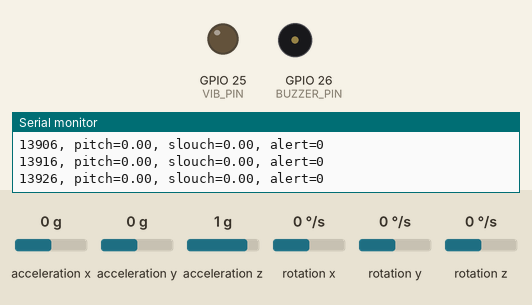
Recording of a sketch running on a simulated ESP32. Shown: output pins drawn as LEDs (lit = HIGH), buzzer (waves = sounding, pin HIGH), the last lines printed to the serial monitor. The test bench sets the inputs (shaded band); at power-on: acceleration y 0 g, acceleration x 0 g, acceleration z 1 g, rotation x 0 °/s, rotation y 0 °/s, rotation z 0 °/s. WiFi joins after 1.5 s; servers stay silent unless stated; uploads are accepted with an empty reply.

Above: at 14.1 s.
14.2 s: acceleration y set to 0.2 g
At 16.9 s:
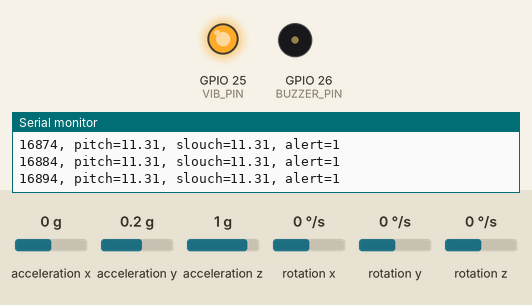
17.2 s: acceleration y set to -1.4 g
At 18.4 s:
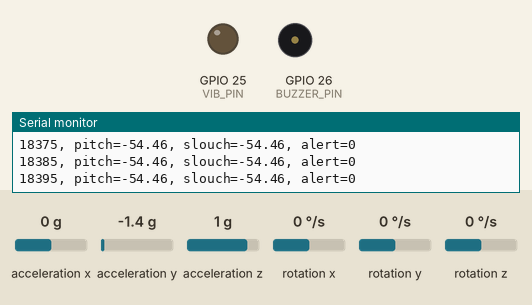
18.7 s: acceleration y set to 0.8 g
At 20.55 s:
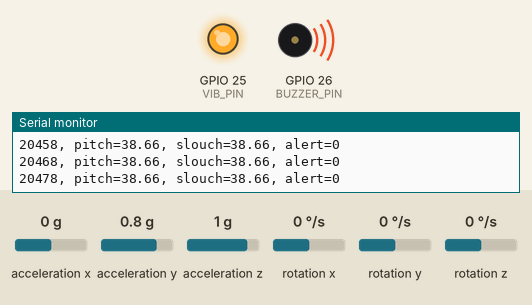
Timing chart, 0 to 22.1 s (numbered marks = the images above; inputs shaded):
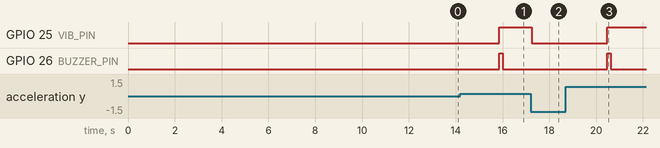

Measured:
- the behaviour switches between 0 and 0.1 g on acceleration y (found by bisection; images 0 and 1)
- after the input at 14.2 s, GPIO 25 (VIB_PIN): LOW → HIGH after 1.7 s; GPIO 26 (BUZZER_PIN): LOW → HIGH after 1.7 s, → LOW 0.15 s later
- after the input at 17.2 s, GPIO 25 (VIB_PIN): HIGH → LOW after 0.06 s
- after the input at 18.7 s, GPIO 25 (VIB_PIN): LOW → HIGH after 1.8 s; GPIO 26 (BUZZER_PIN): LOW → HIGH after 1.8 s, → LOW 0.15 s later

The sketch:

posture_monitor.ino
```cpp
// Posture & Spine Health Monitor
// ESP32 + MPU6050 + vibration motor + buzzer
// Auto-calibrates at startup (sit straight while it says "Calibrating")

#include <Wire.h>
#include <MPU6050_tockn.h>

MPU6050 mpu(Wire);

// ---------- Optional WiFi / HTTP POST settings ----------
// To enable posting telemetry to your Flask server, set ENABLE_WIFI_POST to 1
// and configure SSID/PASS and SERVER_URL below. Keep disabled if using USB Serial only.
#define ENABLE_WIFI_POST 1

#if ENABLE_WIFI_POST
#include <WiFi.h>
#include <HTTPClient.h>
const char* WIFI_SSID = "realme 9i";
const char* WIFI_PASS = "t2rt2fm9";
const char* SERVER_URL = "http://10.79.110.224:5000/api/hardware_update"; // PC local IP
unsigned long lastPostMs = 0;
const unsigned long POST_INTERVAL_MS = 500; // post every 500 ms
#endif

// === Pin assignments ===
const int SDA_PIN      = 21;
const int SCL_PIN      = 22;
const int VIB_PIN      = 25;  // Motor driver (BJT base via 1k)
const int BUZZER_PIN   = 26;  // Active buzzer (direct or via driver)

// === Sampling & posture parameters ===
const float SAMPLE_HZ        = 100.0f;          // 100 samples per second
const unsigned long DT_MS    = 1000 / SAMPLE_HZ;

const int   CAL_SAMPLES      = 500;             // ~5 seconds at 100 Hz
const float WARN_ANGLE_DEG   = 2.0f;            // soft warning threshold
const float ALERT_ANGLE_DEG  = 4.0f;           // strong slouch alert
const float HYSTERESIS_DEG   = 2.0f;            // to prevent flicker
const int   HOLD_MS          = 1500;            // must slouch this long to alert

// Moving average filter window for smoother angle (0.3–0.5 s)
const int   SMOOTH_WINDOW    = 40;              // 40 samples @ 100 Hz = 0.4 s

// === Globals ===
float baselinePitch = 0.0f;
bool  calibrated    = false;

// Circular buffer for smoothing
float smoothBuf[SMOOTH_WINDOW];
int   smoothIndex = 0;
int   smoothCount = 0;

// State for timing & alert logic
unsigned long lastSampleMs = 0;
unsigned long slouchStartMs = 0;
bool alertActive = false;

// -------- Helper: moving average filter --------
float smooth(float x) {
  smoothBuf[smoothIndex] = x;
  smoothIndex = (smoothIndex + 1) % SMOOTH_WINDOW;
  if (smoothCount < SMOOTH_WINDOW) smoothCount++;

  float sum = 0.0f;
  for (int i = 0; i < smoothCount; i++) {
    sum += smoothBuf[i];
  }
  return sum / smoothCount;
}

// -------- Calibration: user sits straight for a few seconds --------
void calibrateBaseline() {
  Serial.println("\n=== Calibration ===");
  Serial.println("Sit/stand straight and do NOT move for ~5 seconds...");
  delay(1000);

  float sumPitch = 0.0f;

  for (int i = 0; i < CAL_SAMPLES; i++) {
    mpu.update();

    // mpu.getAngleX() is usually the pitch (depends on lib orientation)
    // If you find it inverted in tests, multiply by -1.
    float pitch = mpu.getAngleX();

    sumPitch += pitch;

    delay(DT_MS);
  }

  baselinePitch = sumPitch / CAL_SAMPLES;
  calibrated = true;

  // Serial.print("Baseline pitch = ");
  // Serial.print(baselinePitch);
  // Serial.println(" deg");
  // Serial.println("Calibration done. Start moving normally.\n");
}

// -------- Alert helpers --------
void motorOn() {
  digitalWrite(VIB_PIN, HIGH);
}

void motorOff() {
  digitalWrite(VIB_PIN, LOW);
}

void buzzerBeep(int ms) {
  digitalWrite(BUZZER_PIN, HIGH);
  delay(ms);
  digitalWrite(BUZZER_PIN, LOW);
}

// -------- Arduino setup --------
void setup() {
  Serial.begin(115200);
  delay(1000);

#if ENABLE_WIFI_POST
  Serial.println("WiFi POST enabled — attempting to connect...");
  WiFi.begin(WIFI_SSID, WIFI_PASS);
  unsigned long start = millis();
  while (WiFi.status() != WL_CONNECTED && millis() - start < 10000) {
    Serial.print('.');
    delay(500);
  }

  if (WiFi.status() == WL_CONNECTED) {
    Serial.println();
    Serial.print("WiFi connected. Local IP: ");
    Serial.println(WiFi.localIP());
    Serial.print("Posting telemetry to: ");
    Serial.println(SERVER_URL);
  } else {
    Serial.println();
    Serial.println("WiFi connect failed — falling back to Serial-only output.");
  }
#else
  Serial.println("WiFi POST disabled. Telemetry will be printed to Serial only.");
#endif

  // I2C + IMU init
  Wire.begin(SDA_PIN, SCL_PIN);
  mpu.begin();
  // This library does internal calibration, keep the board still
  // Serial.println("MPU6050 init, calculating gyro offsets..."); // Keep output clean
  mpu.calcGyroOffsets(true);
  delay(500);

  // Pins
  pinMode(VIB_PIN, OUTPUT);
  pinMode(BUZZER_PIN, OUTPUT);
  motorOff();
  digitalWrite(BUZZER_PIN, LOW);

  // Start with empty smoothing buffer
  for (int i = 0; i < SMOOTH_WINDOW; i++) smoothBuf[i] = 0.0f;

  // Auto calibration on startup
  calibrateBaseline();

  lastSampleMs = millis();
}

// -------- Arduino loop --------
void loop() {
  unsigned long now = millis();
  if (now - lastSampleMs < DT_MS) {
    return;  // wait until next sample time
  }
  lastSampleMs = now;

  // Read IMU
  mpu.update();

  // Using getAngleX() as pitch; adjust if needed in testing
  float pitch = mpu.getAngleX(); // degrees
  float slouchRaw = pitch - baselinePitch;   // +ve when leaning forward (depending on orientation)
  float slouch = smooth(slouchRaw);          // smoothed angle

  // --- Debug output for Serial Plotter (original Arduino IDE output) ---
  Serial.print(now);
  Serial.print(", pitch=");
  Serial.print(pitch, 2);
  Serial.print(", slouch=");
  Serial.print(slouch, 2);
  Serial.print(", alert=");
  Serial.println(alertActive ? 1 : 0);

  // --- HTTP POST to Flask server (if enabled) ---
#if ENABLE_WIFI_POST
  if (WiFi.status() == WL_CONNECTED && millis() - lastPostMs >= POST_INTERVAL_MS) {
    lastPostMs = millis();

      // Build JSON payload for server
      char jsonPayload[256];
      snprintf(jsonPayload, sizeof(jsonPayload),
           "{\"pitch\":%.2f,\"slouch\":%.2f,\"alert\":%d,\"connected\":true}",
           pitch, slouch, alertActive ? 1 : 0);

    HTTPClient http;
    http.begin(SERVER_URL);
    http.addHeader("Content-Type", "application/json");
    int httpCode = http.POST((uint8_t*)jsonPayload, strlen(jsonPayload));

    if (httpCode == 200) {
      // Success - silent to keep Serial output clean for Arduino IDE monitoring
    } else {
      Serial.print("Server POST error: ");
      Serial.println(httpCode);
    }
    http.end();
  }
#endif

  // --- Posture logic ---

  // Soft warning region
  if (!alertActive && slouch > WARN_ANGLE_DEG && slouch < ALERT_ANGLE_DEG) {
    // Optional: short buzz or quick motor tick
    // motorOn(); delay(50); motorOff();
  }

  // Hard alert region (slouch beyond ALERT_ANGLE_DEG)
  if (!alertActive) {
    if (slouch > ALERT_ANGLE_DEG) {
      if (slouchStartMs == 0) {
        slouchStartMs = now;   // start timing
      } else if (now - slouchStartMs >= HOLD_MS) {
        // Condition held long enough -> trigger alert
        alertActive = true;
        motorOn();
        buzzerBeep(150); // short beep
      }
    } else {
      // Not slouching enough -> reset timer
      slouchStartMs = 0;
    }
  } else {
    // While in alert state: clear only when slouch < (ALERT_ANGLE_DEG - HYSTERESIS_DEG)
    if (slouch < (ALERT_ANGLE_DEG - HYSTERESIS_DEG)) {
      alertActive = false;
      slouchStartMs = 0;
      motorOff();
      // Serial.println(">>> Posture improved, alert cleared."); // Commented out to keep JSON clean
    }
  }
}

  // (Optional) Energy saving: you could put ESP32 into light sleep if needed
```
